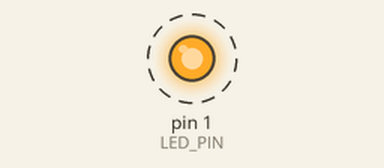
This sketch was run on a simulated Arduino Uno, built with avr-gcc and run on an emulated ATmega328P. On the bench: output pins drawn as LEDs (lit = HIGH). Dashed ring = blinking.

Above: at 0.5 s.
Timing chart, 0 to 4.6 s (numbered marks = the images above):
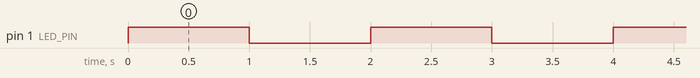

The sketch:

Basic-Blink.ino
```cpp
// PHY pin 2 -> SW Pin 3
// PHY pin 3 -> SW Pin 4
// PHY pin 5 -> SW Pin 0
// PHY pin 6 -> SW Pin 1
// PHY pin 7 -> SW Pin 2

#define LED_PIN 1
#define BLINK_INTERVAL 1000

void setup() {
  pinMode(LED_PIN, OUTPUT);
}

void loop() {
  digitalWrite(LED_PIN, HIGH);
  delay(BLINK_INTERVAL);
  digitalWrite(LED_PIN, LOW);
  delay(BLINK_INTERVAL);
}
```

Measured:
- by itself, pin 1 (LED_PIN): alternates HIGH for 1.0 s and LOW for 1.0 s
